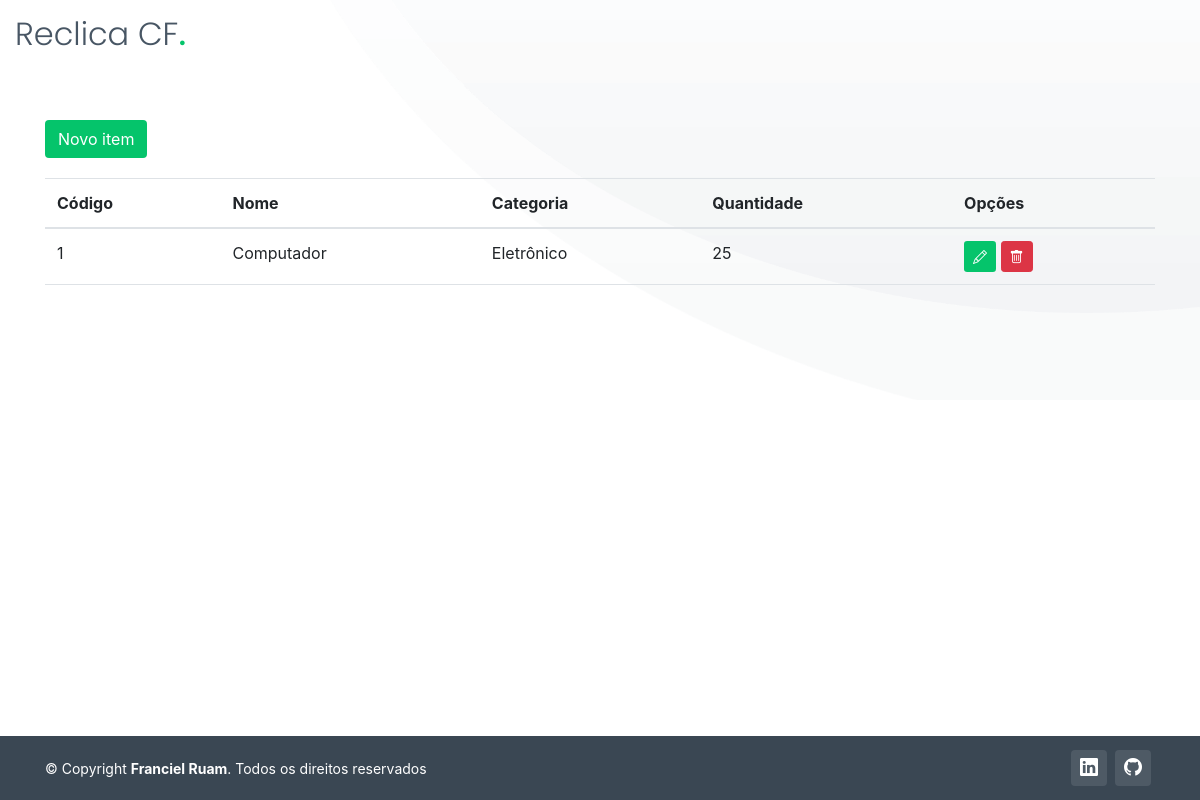
Screenshot of /listar/item/ (signed in) with the database file from the repository.
### cadastro/models.py (models this page shows, shortened)
class Item_Descartavel(models.Model):
    nome = models.CharField(max_length=100, verbose_name="Item")
    quantidade = models.IntegerField(verbose_name="Quantidade")
    observacao = models.CharField(max_length=255, blank=True, null=True, verbose_name="Observação")
    data_cadastro = models.DateTimeField(verbose_name="Data Cadastro", auto_now_add=True)
    categoria = models.ForeignKey(Categoria, on_delete=models.PROTECT)
    endereco_armazenamento = models.ForeignKey(Endereco_Armazenamento, on_delete=models.PROTECT)
    usuario = models.ForeignKey(User, on_delete=models.PROTECT)

class Categoria(models.Model):
    nome = models.CharField(max_length=150, verbose_name="Categoria")
    observacao = models.CharField(max_length=255, blank=True, null=True, verbose_name="Observação")
    data_cadastro = models.DateTimeField(verbose_name="Data Cadastro", auto_now_add=True)
    status = models.CharField(max_length=1, default="A")

### cadastro/views.py (the view)
# urls.py: path('listar/item/', ItemDescartavelList.as_view(), name='listar-item-descartavel'),
class ItemDescartavelList(LoginRequiredMixin, ListView):
    model = Item_Descartavel
    template_name = "cadastro/listas/itens_descartaveis.html"
    def get_queryset(self):
        self.object_list = Item_Descartavel.objects.filter(usuario = self.request.user)
        return self.object_list

### cadastro/templates/cadastro/listas/itens_descartaveis.html (shortened to what this page needs)
{% extends 'paginas/modelo.html' %}
{% load static %}
{% block conteudo2 %}
<div id="hero-animated" class="hero-animated">
    <div class="container">
        <a href="{% url 'cadastrar-item-descartavel' %}" class="btn btn-success float-left"
            style="margin-bottom: 20px; background-color: #05c46b; border-color: transparent;">
            Novo item
        </a>
        <div class="table-responsive">
            <table class="table">
                <thead>
                    <tr>
                        <th>Código</th>
                        <th>Nome</th>
                        <th>Categoria</th>
                        <th>Quantidade</th>
                        <th>Opções</th>
                    </tr>
                </thead>
                <tbody>
                    {% for obj in object_list %}
                    <tr>
                        <td>{{ obj.pk }}</td>
                        <td>{{ obj.nome }}</td>
                        <td>{{ obj.categoria.nome }}</td>
                        <td>{{ obj.quantidade }}</td>
                        <td>
                            <a href="{% url 'editar-item-descartavel' obj.pk %}" class="btn btn-success btn-sm"
                                title="Editar" style="background-color: #05c46b; border-color: transparent;">
                                <i class="bi bi-pencil" aria-hidden="true"></i>
                            </a>
                            <a href="{% url 'excluir-item-descartavel' obj.pk %}" class="btn btn-danger btn-sm"
                                title="Excluir">
                                <i class="bi bi-trash" aria-hidden="true"></i>
                            </a>
                        </td>
                    </tr>
                    {% empty %}
                    <tr>
                        <td colspan="100%">Nenhum registro encontrado.</td>
                    </tr>
                    {% endfor %}
                </tbody>
            </table>
        </div>
    </div>
</div>
{% endblock %}

### static/css/variables-green.css (style rules this page uses)
:root { --font-default: 'Open Sans', system-ui, -apple-system, "Segoe UI", Roboto, "Helvetica Neue", Arial, "Noto Sans", "Liberation Sans", sans-serif, "Apple Color Emoji", "Segoe UI Emoji", "Segoe UI Symbol", "Noto Color Emoji"; --font-primary: 'Source Sans Pro', sans-serif; --font-secondary: 'Poppins', sans-serif; --color-default: #1a1f24; --color-default-rgb: 26, 31, 36; --color-links: #05c46b; --color-links-hover: #1de789; --color-primary: #05c46b; --color-primary-light: #1de789; --color-primary-dark: #01a156; --color-primary-rgb: 5, 196, 107; --color-primary-light-rgb: 29, 231, 137; --color-primary-dark-rgb: 1, 161, 86; --color-secondary: #485664; --color-secondary-light: #8f9fae; --color-secondary-dark: #3a4753; --color-secondary-rgb: 72, 86, 100; --color-secondary-light-rgb: 143, 159, 174; --color-secondary-dark-rgb: 58, 71, 83; --color-blue: #0d6efd; --color-blue-rgb: 13, 110, 253; --color-indigo: #6610f2; --color-indigo-rgb: 102, 16, 242; --color-purple: #6f42c1; --color-purple-rgb: 111, 66, 193; --color-pink: #f3268c; --color-pink-rgb: 243, 38, 140; --color-red: #df1529; --color-red-rgb: 223, 21, 4; --color-orange: #fd7e14; --color-orange-rgb: 253, 126, 20; --color-yellow: #ffc107; --color-yellow-rgb: 255, 193, 7; --color-green: #059652; --color-green-rgb: 5, 150, 82; --color-teal: #20c997; --color-teal-rgb: 32, 201, 151; --color-cyan: #0dcaf0; --color-cyan-rgb: 13, 202, 240; --color-white: #ffffff; --color-white-rgb: 255, 255, 255; --color-gray: #6c757d; --color-gray-rgb: 108, 117, 125; --color-black: #000000; --color-black-rgb: 0, 0, 0; }
:root { --bs-blue: var(--color-blue); --bs-indigo: var(--color-indigo); --bs-purple: var(--color-purple); --bs-pink: var(--color-pink); --bs-red: var(--color-red); --bs-orange: var(--color-orange); --bs-yellow: var(--color-yellow); --bs-green: var(--color-green); --bs-teal: var(--color-teal); --bs-cyan: var(--color-cyan); --bs-white: var(--color-white); --bs-gray: var(--color-gray); --bs-gray-dark: #343a40; --bs-gray-100: #f8f9fa; --bs-gray-200: #e9ecef; --bs-gray-300: #dee2e6; --bs-gray-400: #ced4da; --bs-gray-500: #adb5bd; --bs-gray-600: #6c757d; --bs-gray-700: #495057; --bs-gray-800: #343a40; --bs-gray-900: #212529; --bs-primary: var(--color-blue); --bs-secondary: var(--color-blue); --bs-success: #198754; --bs-info: #0dcaf0; --bs-warning: #ffc107; --bs-danger: #dc3545; --bs-light: #f8f9fa; --bs-dark: #212529; --bs-primary-rgb: var(--color-primary-rgb); --bs-secondary-rgb: var(--color-secondary-rgb); --bs-success-rgb: 25, 135, 84; --bs-info-rgb: 13, 202, 240; --bs-warning-rgb: 255, 193, 7; --bs-danger-rgb: 220, 53, 69; --bs-light-rgb: 248, 249, 250; --bs-dark-rgb: 33, 37, 41; --bs-white-rgb: var(--color-white-rgb); --bs-black-rgb: var(--color-black-rgb); --bs-body-color-rgb: var(--color-default-rgb); --bs-body-bg-rgb: 255, 255, 255; --bs-font-sans-serif: var(--font-default); --bs-font-monospace: SFMono-Regular, Menlo, Monaco, Consolas, "Liberation Mono", "Courier New", monospace; --bs-gradient: linear-gradient(180deg, rgba(255, 255, 255, 0.15), rgba(255, 255, 255, 0)); --bs-body-font-family: var(--font-default); --bs-body-font-size: 1rem; --bs-body-font-weight: 400; --bs-body-line-height: 1.5; --bs-body-color: var(--color-default); --bs-body-bg: #fff; }

### static/css/main.css (style rules this page uses)
html, body { margin:0; padding:0; height:100%; }
:root { scroll-behavior: smooth; }
a { color: var(--color-links); text-decoration: none; }
.hero-animated { width: 100%; min-height: 50vh; background: url("../img/hero-bg.png") center center; background-size: cover; position: relative; padding: 120px 0 60px; }

### rows the page displays
Item_Descartavel: pk "1", nome "Computador", categoria.nome "Eletrônico", quantidade "25"
